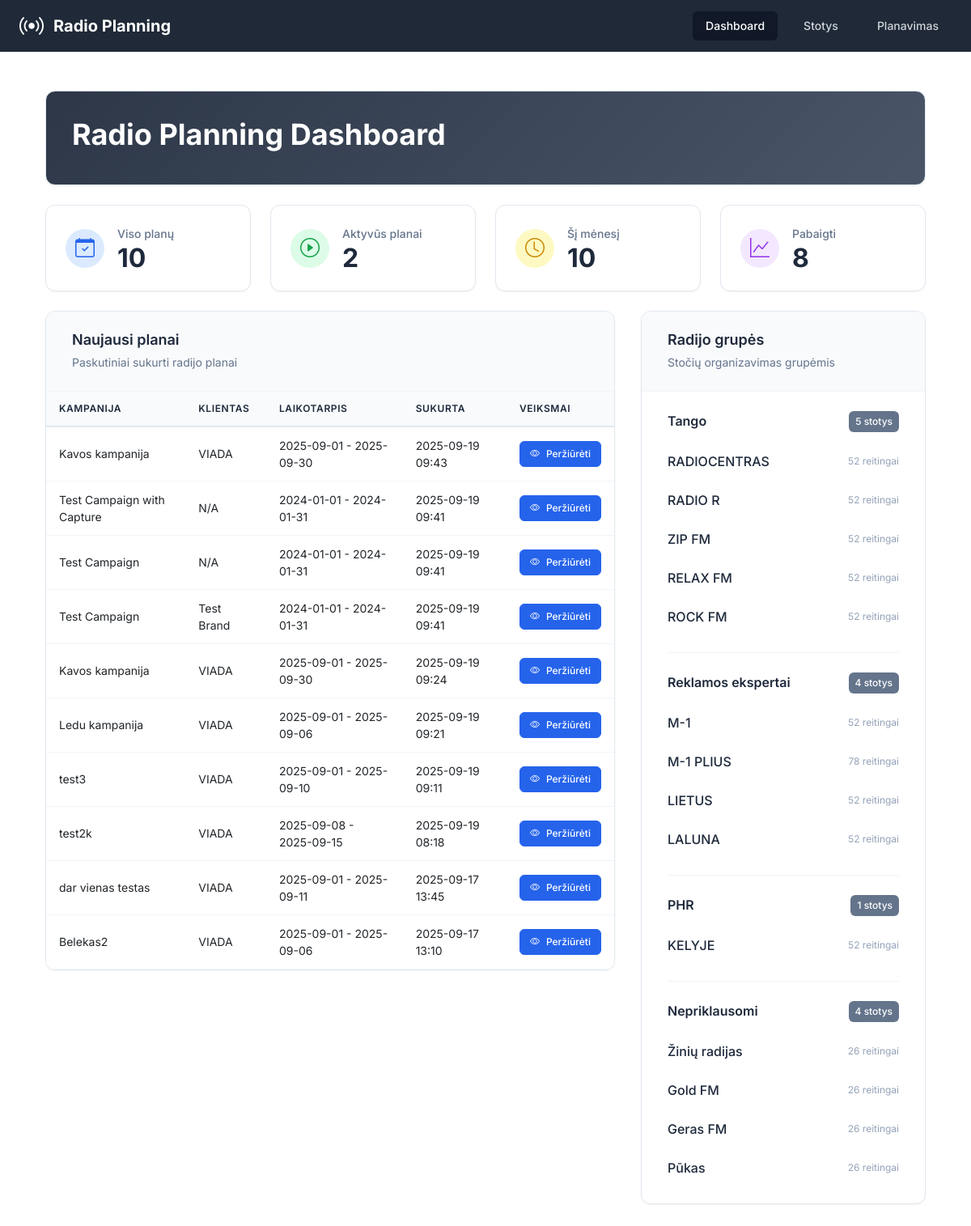
The page / on the database its author committed.
### app/models.py (models this page shows, shortened)
class RadioPlan(db.Model):
    __tablename__ = 'radio_plans'
    id = db.Column(db.Integer, primary_key=True)
    campaign_id = db.Column(db.Integer, nullable=False)  # From projects-crm
    campaign_name = db.Column(db.String(200))
    project_id = db.Column(db.Integer)
    project_name = db.Column(db.String(200))
    client_brand_id = db.Column(db.Integer)
    client_brand_name = db.Column(db.String(200))
    start_date = db.Column(db.Date, nullable=False)
    end_date = db.Column(db.Date, nullable=False)
    target_audience = db.Column(db.String(50), nullable=False)
    our_discount = db.Column(db.Float, default=0)  # Percentage
    client_discount = db.Column(db.Float, default=0)  # Percentage
    created_at = db.Column(db.DateTime, default=datetime.utcnow)
    updated_at = db.Column(db.DateTime, default=datetime.utcnow, onupdate=datetime.utcnow)
    spots = db.relationship('RadioSpot', backref='plan', lazy='dynamic', cascade='all, delete-orphan')
    clips = db.relationship('RadioClip', backref='plan', lazy='dynamic', cascade='all, delete-orphan')
    selected_stations = db.relationship('RadioStation', secondary=plan_stations, lazy='subquery',
                                      backref=db.backref('plans', lazy=True))

class RadioGroup(db.Model):
    __tablename__ = 'radio_groups'
    id = db.Column(db.Integer, primary_key=True)
    name = db.Column(db.String(100), nullable=False, unique=True)
    created_at = db.Column(db.DateTime, default=datetime.utcnow)
    stations = db.relationship('RadioStation', backref='group', lazy='dynamic', cascade='all, delete-orphan')

class RadioStation(db.Model):
    __tablename__ = 'radio_stations'
    id = db.Column(db.Integer, primary_key=True)
    name = db.Column(db.String(100), nullable=False)
    group_id = db.Column(db.Integer, db.ForeignKey('radio_groups.id'), nullable=False)
    created_at = db.Column(db.DateTime, default=datetime.utcnow)
    updated_at = db.Column(db.DateTime, default=datetime.utcnow, onupdate=datetime.utcnow)
    prices = db.relationship('StationPrice', backref='station', lazy='dynamic', cascade='all, delete-orphan')
    ratings = db.relationship('StationRating', backref='station', lazy='dynamic', cascade='all, delete-orphan')

### app/routes.py (the view)
@main_bp.route('/')
def index():
    plans = RadioPlan.query.order_by(RadioPlan.created_at.desc()).limit(10).all()
    stations = RadioStation.query.all()
    groups = RadioGroup.query.all()
    return render_template('index.html',
                         plans=plans,
                         stations=stations,
                         groups=groups)

### app/templates/index.html (shortened to what this page needs)
{% extends "base.html" %}
{% block content %}
<div class="container-fluid p-0">
    <div class="dashboard-header mb-4">
        <div class="header-content">
            <h1 style="color: white;">Radio Planning Dashboard</h1>
        </div>
    </div>
    <div class="grid grid-cols-1 gap-4 sm:grid-cols-4 mb-6">
        <div class="professional-card">
            <div class="card-content">
                <div class="card-icon bg-blue-100">
                    <i class="bi bi-calendar-check text-blue-600"></i>
                </div>
                <div class="card-stats">
                    <p class="card-title">Viso planų</p>
                    <p class="card-number" id="totalPlans">{{ plans | length }}</p>
                </div>
            </div>
        </div>
        <div class="professional-card">
            <div class="card-content">
                <div class="card-icon bg-green-100">
                    <i class="bi bi-play-circle text-green-600"></i>
                </div>
                <div class="card-stats">
                    <p class="card-title">Aktyvūs planai</p>
                    <p class="card-number" id="activePlans">0</p>
                </div>
            </div>
        </div>
        <div class="professional-card">
            <div class="card-content">
                <div class="card-icon bg-yellow-100">
                    <i class="bi bi-clock text-yellow-600"></i>
                </div>
                <div class="card-stats">
                    <p class="card-title">Šį mėnesį</p>
                    <p class="card-number" id="thisMonthPlans">0</p>
                </div>
            </div>
        </div>
        <div class="professional-card">
            <div class="card-content">
                <div class="card-icon bg-purple-100">
                    <i class="bi bi-graph-up text-purple-600"></i>
                </div>
                <div class="card-stats">
                    <p class="card-title">Pabaigti</p>
                    <p class="card-number" id="completedPlans">0</p>
                </div>
            </div>
        </div>
    </div>
    <div class="content-grid">
        <div class="content-section plans-section">
            <div class="professional-section">
                <div class="section-header">
                    <div class="section-title">
                        <h3>Naujausi planai</h3>
                        <span class="section-subtitle">Paskutiniai sukurti radijo planai</span>
                    </div>
                </div>
                <div class="table-container">
                    {% if plans %}
                    <div class="table-responsive">
                        <table class="professional-table">
                            <thead>
                                <tr>
                                    <th>Kampanija</th>
                                    <th>Klientas</th>
                                    <th>Laikotarpis</th>
                                    <th>Sukurta</th>
                                    <th>Veiksmai</th>
                                </tr>
                            </thead>
                            <tbody>
                                {% for plan in plans %}
                                <tr>
                                    <td>{{ plan.campaign_name or 'N/A' }}</td>
                                    <td>{{ plan.client_brand_name or 'N/A' }}</td>
                                    <td>{{ plan.start_date.strftime('%Y-%m-%d') }} - {{ plan.end_date.strftime('%Y-%m-%d') }}</td>
                                    <td>{{ plan.created_at.strftime('%Y-%m-%d %H:%M') }}</td>
                                    <td>
                                        <a href="{{ url_for('main.view_plan', plan_id=plan.id) }}" class="btn-professional btn-primary btn-sm">
                                            <i class="bi bi-eye"></i>
                                            <span>Peržiūrėti</span>
                                        </a>
                                    </td>
                                </tr>
                                {% endfor %}
                            </tbody>
                        </table>
                    </div>
                    {% endif %}
                </div>
            </div>
        </div>
        <div class="content-section groups-section">
            <div class="professional-section">
                <div class="section-header">
                    <div class="section-title">
                        <h3>Radijo grupės</h3>
                        <span class="section-subtitle">Stočių organizavimas grupėmis</span>
                    </div>
                </div>
                <div class="groups-container">
                    {% for group in groups %}
                    <div class="group-item">
                        <div class="group-header">
                            <h4>{{ group.name }}</h4>
                            <span class="group-badge">{{ group.stations.count() }} stotys</span>
                        </div>
                        <div class="stations-list">
                            {% for station in group.stations %}
                            <div class="station-item">
                                <span class="station-name">{{ station.name }}</span>
                                <span class="station-info">{{ station.ratings.count() }} reitingai</span>
                            </div>
                            {% endfor %}
                        </div>
                    </div>
                    {% endfor %}
                </div>
            </div>
        </div>
    </div>
</div>
{% endblock %}

### app/templates/base.html (style rules this page uses)
body { font-family: 'Inter', sans-serif; }

### rows shown on the page
RadioPlan: campaign_name "Kavos kampanija", client_brand_name "VIADA", start_date "2025-09-01", end_date "2025-09-30", created_at "2025-09-19 09:43"
RadioPlan: campaign_name "Test Campaign with Capture", client_brand_name "N/A", start_date "2024-01-01", end_date "2024-01-31", created_at "2025-09-19 09:41"
RadioPlan: campaign_name "Test Campaign", client_brand_name "N/A", start_date "2024-01-01", end_date "2024-01-31", created_at "2025-09-19 09:41"
RadioPlan: campaign_name "Test Campaign", client_brand_name "Test Brand", start_date "2024-01-01", end_date "2024-01-31", created_at "2025-09-19 09:41"
RadioPlan: campaign_name "Kavos kampanija", client_brand_name "VIADA", start_date "2025-09-01", end_date "2025-09-30", created_at "2025-09-19 09:24"
RadioPlan: campaign_name "Ledu kampanija", client_brand_name "VIADA", start_date "2025-09-01", end_date "2025-09-06", created_at "2025-09-19 09:21"
RadioPlan: campaign_name "test3", client_brand_name "VIADA", start_date "2025-09-01", end_date "2025-09-10", created_at "2025-09-19 09:11"
RadioPlan: campaign_name "test2k", client_brand_name "VIADA", start_date "2025-09-08", end_date "2025-09-15", created_at "2025-09-19 08:18"
RadioPlan: campaign_name "dar vienas testas", client_brand_name "VIADA", start_date "2025-09-01", end_date "2025-09-11", created_at "2025-09-17 13:45"
RadioPlan: campaign_name "Belekas2", client_brand_name "VIADA", start_date "2025-09-01", end_date "2025-09-06", created_at "2025-09-17 13:10"
RadioGroup: name "Tango", stations.count "5"
RadioStation: name "RADIOCENTRAS", ratings.count "52"
RadioStation: name "RADIO R", ratings.count "52"
RadioStation: name "ZIP FM", ratings.count "52"
RadioStation: name "RELAX FM", ratings.count "52"
RadioStation: name "ROCK FM", ratings.count "52"
RadioGroup: name "Reklamos ekspertai", stations.count "4"
RadioStation: name "M-1", ratings.count "52"
RadioStation: name "M-1 PLIUS", ratings.count "78"
RadioStation: name "LIETUS", ratings.count "52"
RadioStation: name "LALUNA", ratings.count "52"
RadioGroup: name "PHR", stations.count "1"
RadioStation: name "KELYJE", ratings.count "52"
RadioGroup: name "Nepriklausomi", stations.count "4"
RadioStation: name "Žinių radijas", ratings.count "26"
RadioStation: name "Gold FM", ratings.count "26"
RadioStation: name "Geras FM", ratings.count "26"
RadioStation: name "Pūkas", ratings.count "26"

### other values the page prints
{{ plans | length }} "10"
